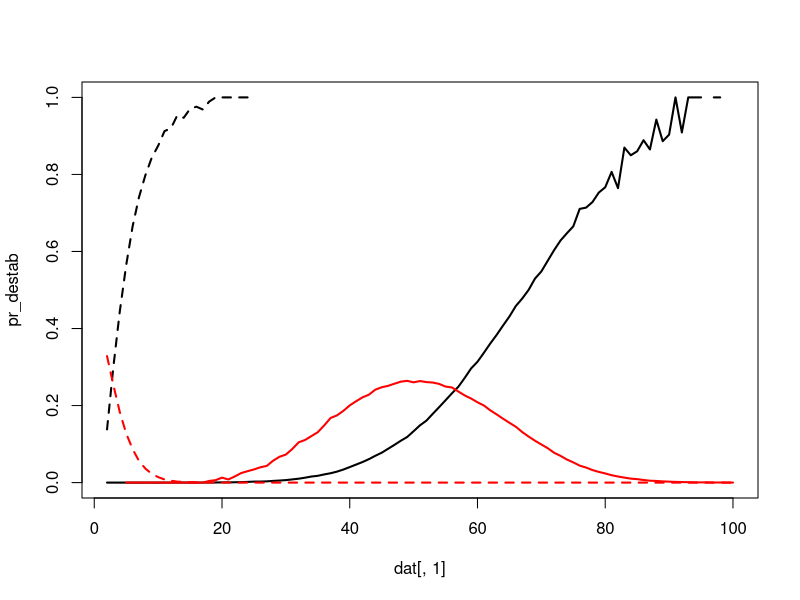
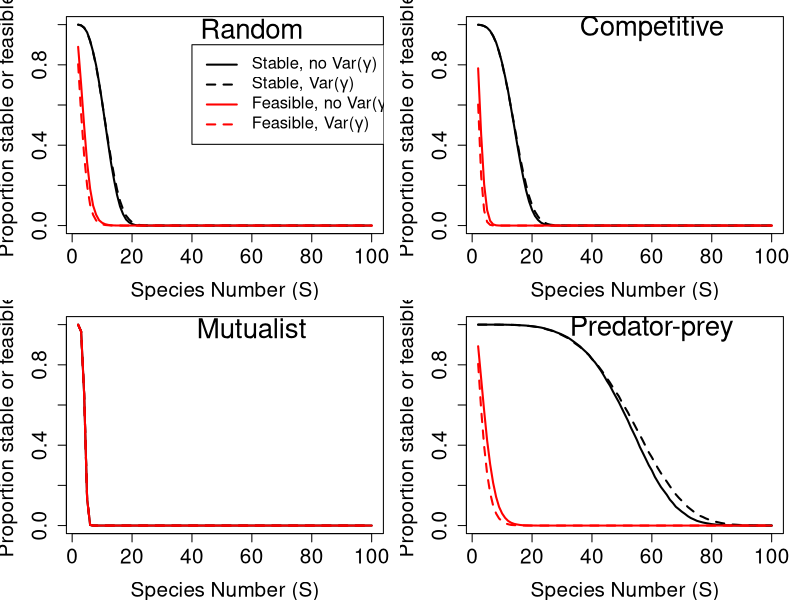
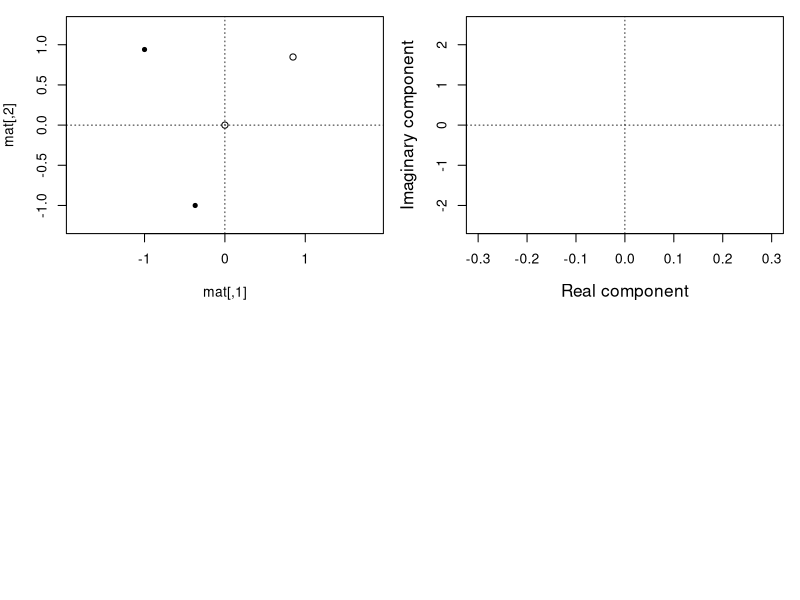

The R source for these figures, in order: (Note: this script raises an error after producing the figures.)
################################################################################
################################################################################
################################################################################

summarise_randmat <- function(tot_res, fea_res){
    sims    <- length(tot_res);
    all_res <- matrix(data = 0, nrow = sims, ncol = 17);
    for(i in 1:sims){
        all_res[i, 1]  <- i + 1;
        all_res[i, 2]  <- sum(tot_res[[i]][,1] == FALSE);
        all_res[i, 3]  <- sum(tot_res[[i]][,1] == TRUE);
        all_res[i, 4]  <- sum(tot_res[[i]][,2] == FALSE);
        all_res[i, 5]  <- sum(tot_res[[i]][,2] == TRUE);
        all_res[i, 6]  <- sum(tot_res[[i]][,3] == FALSE);
        all_res[i, 7]  <- sum(tot_res[[i]][,3] == TRUE);
        all_res[i, 8]  <- sum(tot_res[[i]][,4] == FALSE);
        all_res[i, 9]  <- sum(tot_res[[i]][,4] == TRUE);
        all_res[i, 10] <- sum(fea_res[[i]][,1] == FALSE);
        all_res[i, 11] <- sum(fea_res[[i]][,1] == TRUE);
        all_res[i, 12] <- sum(fea_res[[i]][,2] == FALSE);
        all_res[i, 13] <- sum(fea_res[[i]][,2] == TRUE);
        all_res[i, 14] <- sum(fea_res[[i]][,3] == FALSE);
        all_res[i, 15] <- sum(fea_res[[i]][,3] == TRUE);
        all_res[i, 16] <- sum(fea_res[[i]][,4] == FALSE);
        all_res[i, 17] <- sum(fea_res[[i]][,4] == TRUE);
    }
    return(all_res);
}


species_interactions <- function(mat, type = 0){
    if(type == 1){
        mat[mat > 0] <- -1*mat[mat > 0];
    }
    if(type == 2){
        mat[mat < 0] <- -1*mat[mat < 0];
    }
    if(type == 3){
        for(i in 1:dim(mat)[1]){
            for(j in 1:dim(mat)[2]){
                if(mat[i, j] * mat[j, i] > 0){
                    mat[j, i] <- -1 * mat[j, i];
                }
            }
        }
    }
    return(mat);
}


make_gammas <- function(nn = 10, distribution = 1, mn = 10, sdd = 1){
    if(distribution == 0){
        dat          <- rep(x = mn, times = nn);
    }
    if(distribution == 1){
        dat          <- rnorm(n = nn, mean = mn, sd = sdd);
        dat[dat < 0] <- -dat[dat < 0];
    }
    if(distribution == 2){
        dat          <- runif(n = nn, min = 0, max = 20);
        dat          <- sdd * (dat / sd(dat));
    }
    if(distribution == 3){
        dat          <- sdd * rexp(n = nn);
    }
    if(distribution == 4){
        dat          <- 1 - (sdd * rexp(n = nn));
        dat          <- dat - min(dat);
        dat          <- dat - mean(dat) + mn;
        dat[dat < 0] <- -dat[dat < 0];
    }
    return(dat);
}



rand_gen_var <- function(max_sp, iters, int_type = 0, rmx = 0.4, eps_max = 999){
    tot_res <- NULL;
    fea_res <- NULL;
    for(i in 2:max_sp){
        nn             <- i;
        A1_stt         <- 0;
        A2_stt         <- 0;
        A1_fet         <- 0;
        A2_fet         <- 0;
        iter           <- iters;
        tot_res[[i-1]] <- matrix(data = 0, nrow = iter, ncol = 4);
        fea_res[[i-1]] <- matrix(data = 0, nrow = iter, ncol = 4);
        while(iter > 0){
            r_vec    <- rnorm(n = nn, mean = 0, sd = rmx);
            A1_dat   <- rnorm(n = nn * nn, mean = 0, sd = 0.4);
            A1       <- matrix(data = A1_dat, nrow = nn, ncol = nn);
            A1       <- species_interactions(mat = A1, type = int_type);
            diag(A1) <- -1;
            gam0     <- make_gammas(nn = i, distribution = 0);
            gam1     <- make_gammas(nn = i, distribution = 1);
            gam2     <- make_gammas(nn = i, distribution = 2);
            gam3     <- make_gammas(nn = i, distribution = 3);
            gam4     <- make_gammas(nn = i, distribution = 4);
            A2       <- A1 * gam1;
            A3       <- A1 * gam2;
            A4       <- A1 * gam3;
            A1       <- A1 * gam0;
            A1_stb   <- max(Re(eigen(A1)$values)) < 0;
            A2_stb   <- max(Re(eigen(A2)$values)) < 0;
            A3_stb   <- max(Re(eigen(A3)$values)) < 0;
            A4_stb   <- max(Re(eigen(A4)$values)) < 0;
            A1_fea   <- min(-1*solve(A1) %*% r_vec) > 0;
            A2_fea   <- min(-1*solve(A2) %*% r_vec) > 0;
            A3_fea   <- min(-1*solve(A3) %*% r_vec) > 0;
            A4_fea   <- min(-1*solve(A4) %*% r_vec) > 0;
            if(A1_stb == TRUE){
                tot_res[[i-1]][iter, 1] <- 1;
            }
            if(A2_stb == TRUE){
                tot_res[[i-1]][iter, 2] <- 1;
            }
            if(A3_stb == TRUE){
                tot_res[[i-1]][iter, 3] <- 1;
            }
            if(A4_stb == TRUE){
                tot_res[[i-1]][iter, 4] <- 1;
            }
            if(A1_fea == TRUE){
                fea_res[[i-1]][iter, 1] <- 1;
            }
            if(A2_fea == TRUE){
                fea_res[[i-1]][iter, 2] <- 1;
            }
            if(A3_fea == TRUE){
                fea_res[[i-1]][iter, 3] <- 1;
            }
            if(A4_fea == TRUE){
                fea_res[[i-1]][iter, 4] <- 1;
            }
            iter    <- iter - 1;
        }
        print(i);
    }
    all_res <- summarise_randmat(tot_res = tot_res, fea_res = fea_res);
    return(all_res);
}

################################################################################
################################################################################
################################################################################







plot_eigen_c <- function(eigen_list, xlim = c(-2000, 500), ylim = c(-800, 800)){
    coords1 <- expand.grid(real = xlim[1]:xlim[2], imag = ylim[1]:ylim[2]);
    coords2 <- expand.grid(real = xlim[1]:xlim[2], imag = ylim[1]:ylim[2]);
    heat1   <- rep(0, length = dim(coords1)[1]);
    heat2   <- rep(0, length = dim(coords2)[1]);
    el1     <- eigen_list$eig_1;
    el2     <- eigen_list$eig_2;
    for(i in 1:dim(coords1)[1]){
        rightRe1  <- el1[,1] == coords1[i,1];
        rightIm1  <- el1[,2] == coords1[i,2];
        heat1[i]  <- sum(rightRe1 == TRUE & rightIm1 == TRUE);
        rightRe2  <- el2[,1] == coords2[i,1];
        rightIm2  <- el2[,2] == coords2[i,2];
        heat2[i]  <- sum(rightRe2 == TRUE & rightIm2 == TRUE);
        if(i %% 5000 == 0){
            pct <- round((i / dim(coords1)[1]) * 100, digits = 2);
            print(paste(pct, "percent complete"));
        }
    }
    pl1 <- cbind(coords1, heat1);
    pl2 <- cbind(coords2, heat2);
    return(list(A1 = pl1, A2 = pl2));
}

eigen_cloud <- function(nn, iters, int_type = 0, rmx = 0.4, eps_max = 999){
    e_coord1 <- NULL;
    e_coord2 <- NULL;
    iter     <- iters;
    while(iter > 0){
        A1_dat   <- rnorm(n = nn * nn, mean = 0, sd = 0.4);
        A1       <- matrix(data = A1_dat, nrow = nn, ncol = nn);
        A1       <- species_interactions(mat = A1, type = int_type);
        diag(A1) <- -1;
        epsil    <- runif(n = nn, min = 1, max = eps_max);
        eps_dat  <- rep(x = epsil, times = nn);
        eps_mat  <- matrix(data = epsil, nrow = nn, ncol = nn, 
                          byrow = FALSE);
        avg_mat  <- matrix(data = mean(1:eps_max), nrow = nn, ncol = nn, 
                           byrow = FALSE);
        A2       <- A1 * eps_mat;
        A1       <- A1 * avg_mat;
        Re_A1    <- Re(eigen(A1)$values);
        Im_A1    <- Im(eigen(A1)$values);
        Re_A2    <- Re(eigen(A2)$values);
        Im_A2    <- Im(eigen(A2)$values);
        e_coord1 <- rbind(e_coord1, cbind(Re_A1, Im_A1));
        e_coord2 <- rbind(e_coord2, cbind(Re_A2, Im_A2));
        iter     <- iter - 1;
    }
    e_coord1 <- round(e_coord1);
    e_coord2 <- round(e_coord2);
    return(list(eig_1 = e_coord1, eig_2 = e_coord2));
}    
    
rand_gen_var <- function(max_sp, iters, int_type = 0, rmx = 0.4, eps_max = 999){
    tot_res <- NULL;
    fea_res <- NULL;
    nea_res <- NULL;
    for(i in 2:max_sp){
        nn             <- i;
        A1_stt         <- 0;
        A2_stt         <- 0;
        A1_fet         <- 0;
        A2_fet         <- 0;
        iter           <- iters;
        tot_res[[i-1]] <- matrix(data = 0, nrow = iter, ncol = 2);
        fea_res[[i-1]] <- matrix(data = 0, nrow = iter, ncol = 2);
        nea_res[[i-1]] <- matrix(data = 0, nrow = iter, ncol = 2);
        while(iter > 0){
            r_vec    <- rnorm(n = nn, mean = 0, sd = rmx);
            A1_dat   <- rnorm(n = nn * nn, mean = 0, sd = 0.4);
            A1       <- matrix(data = A1_dat, nrow = nn, ncol = nn);
            A1       <- species_interactions(mat = A1, type = int_type);
            diag(A1) <- -1;
            epsil    <- runif(n = nn, min = 1, max = eps_max);
            eps_dat  <- rep(x = epsil, times = nn);
            eps_mat  <- matrix(data = epsil, nrow = nn, ncol = nn, 
                               byrow = FALSE);
            avg_mat  <- matrix(data = mean(1:eps_max), nrow = nn, ncol = nn, 
                               byrow = FALSE);
            A2       <- A1 * eps_mat;
            A1       <- A1 * avg_mat;
            #r_vec    <- r_vec * epsil / 100;
            A1_stb   <- max(Re(eigen(A1)$values)) < 0;
            A2_stb   <- max(Re(eigen(A2)$values)) < 0;
            A1_fea   <- min(-1*solve(A1) %*% r_vec) > 0;
            A2_fea   <- min(-1*solve(A2) %*% r_vec) > 0;
            A1_nea   <- max(-1*solve(A1) %*% r_vec) < 0;
            A2_nea   <- max(-1*solve(A2) %*% r_vec) < 0;
            if(A1_stb == TRUE){
                tot_res[[i-1]][iter, 1] <- 1;
            }
            if(A2_stb == TRUE){
                tot_res[[i-1]][iter, 2] <- 1;
            }
            if(A1_fea == TRUE){
                fea_res[[i-1]][iter, 1] <- 1;
            }
            if(A2_fea == TRUE){
                fea_res[[i-1]][iter, 2] <- 1;
            }
            if(A1_nea == TRUE){
                nea_res[[i-1]][iter, 1] <- 1;
            }
            if(A2_nea == TRUE){
                nea_res[[i-1]][iter, 2] <- 1;
            }
            iter    <- iter - 1;
        }
        print(i);
    }
    all_res <- summarise_randmat(tot_res = tot_res, fea_res = fea_res, 
                                 nea_res = nea_res);
    return(all_res);
}


species_interactions <- function(mat, type = 0){
    if(type == 1){
        mat[mat > 0] <- -1*mat[mat > 0];
    }
    if(type == 2){
        mat[mat < 0] <- -1*mat[mat < 0];
    }
    if(type == 3){
        for(i in 1:dim(mat)[1]){
            for(j in 1:dim(mat)[2]){
                if(mat[i, j] * mat[j, i] > 0){
                    mat[j, i] <- -1 * mat[j, i];
                }
            }
        }
    }
    return(mat);
}


summarise_randmat <- function(tot_res, fea_res, nea_res){
    sims    <- length(tot_res);
    all_res <- matrix(data = 0, nrow = sims, ncol = 13);
    for(i in 1:sims){
        unstables <- tot_res[[i]][,1] == FALSE & tot_res[[i]][,2] == FALSE;
        stables   <- tot_res[[i]][,1] == TRUE  & tot_res[[i]][,2] == TRUE;
        unstabled <- tot_res[[i]][,1] == TRUE  & tot_res[[i]][,2] == FALSE;
        stabled   <- tot_res[[i]][,1] == FALSE & tot_res[[i]][,2] == TRUE;
        non_feas  <- fea_res[[i]][,1] == FALSE & fea_res[[i]][,2] == FALSE;
        feasibl   <- fea_res[[i]][,1] == TRUE  & fea_res[[i]][,2] == TRUE;
        unfeased  <- fea_res[[i]][,1] == TRUE  & fea_res[[i]][,2] == FALSE;
        feased    <- fea_res[[i]][,1] == FALSE & fea_res[[i]][,2] == TRUE;
        non_neas  <- nea_res[[i]][,1] == FALSE & nea_res[[i]][,2] == FALSE;
        neasibl   <- nea_res[[i]][,1] == TRUE  & nea_res[[i]][,2] == TRUE;
        unneased  <- nea_res[[i]][,1] == TRUE  & nea_res[[i]][,2] == FALSE;
        neased    <- nea_res[[i]][,1] == FALSE & nea_res[[i]][,2] == TRUE;
        all_res[i, 1]  <- i + 1;
        all_res[i, 2]  <- sum(unstables);
        all_res[i, 3]  <- sum(stables);
        all_res[i, 4]  <- sum(unstabled);
        all_res[i, 5]  <- sum(stabled);
        all_res[i, 6]  <- sum(non_feas);
        all_res[i, 7]  <- sum(feasibl);
        all_res[i, 8]  <- sum(unfeased);
        all_res[i, 9]  <- sum(feased);
        all_res[i, 10] <- sum(non_neas);
        all_res[i, 11] <- sum(neasibl);
        all_res[i, 12] <- sum(unneased);
        all_res[i, 13] <- sum(neased);
    }
    return(all_res);
}


# Get:
# (1) proportion stable made unstable
# (2) proportion unstable made stable
# (3) proportion feasible made infeasible
# (4) proportion infeasible made feasible


random      <- read.csv(file = "sim_results/random_community.csv");
competition <- read.csv(file = "sim_results/competitor_community.csv");
mutualism   <- read.csv(file = "sim_results/mutualist_community.csv");
pred_prey   <- read.csv(file = "sim_results/predator_prey_community.csv");



dat <- pred_prey;

pr_destab <- dat[,4] / (dat[,4] + dat[,3]);
pr_stabld <- dat[,5] / (dat[,5] + dat[,2]);
pr_defeas <- dat[,8] / (dat[,8] + dat[,7]);
pr_feased <- dat[,9] / (dat[,9] + dat[,6]);
Sp        <- dat[,1];

plot(dat[,1], pr_destab, type = "l", lwd = 2, ylim = c(0, 1));
points(dat[,1], pr_stabld, type = "l", lwd = 2, col = "red");
points(dat[,1], pr_defeas, type = "l", lwd = 2, col = "black", lty = "dashed");
points(dat[,1], pr_feased, type = "l", lwd = 2, col = "red", lty = "dashed");


pr_destab <- dat[,4] / (dat[,4] + dat[,3]);
pr_stabld <- dat[,5] / (dat[,5] + dat[,2]);
pr_defeas <- dat[,8] / (dat[,8] + dat[,7]);
pr_feased <- dat[,9] / (dat[,9] + dat[,6]);



# ==============================================================================
par(mfrow = c(2, 2), mar = c(4, 4, 1, 1));
# ==============================================================================
dat      <- random;
stab_nov <- dat[,3] + dat[,4];
stab_var <- dat[,3] + dat[,5];
feas_nov <- dat[,7] + dat[,8];
feas_var <- dat[,7] + dat[,9];
plot(x = Sp, y = stab_nov / 100000, type = "l", lwd = 2, ylim = c(0,1),
     cex.lab = 1.5, cex.axis = 1.5, xlab = "Species Number (S)",
     ylab = "Proportion stable or feasible");
points(x = Sp, y = stab_var / 100000, type = "l", lwd = 2, lty = "dashed");
points(x = Sp, y = feas_nov / 100000, type = "l", lwd = 2, col = "red");
points(x = Sp, y = feas_var / 100000, type = "l", lwd = 2, col = "red",
       lty = "dashed");
legend(x = 40, y = 0.9, col = c("black", "black", "red", "red"), cex = 1.2,
       legend = c(expression(paste("Stable, no Var(",gamma,")")),
                             expression(paste("Stable, Var(",gamma,")")),
                             expression(paste("Feasible, no Var(",gamma,")")),
                             expression(paste("Feasible, Var(",gamma,")"))),
       lty = c("solid", "dashed", "solid", "dashed"), lwd = 2);
text(x = 60, y = 0.98, labels = "Random", cex = 2);
# ==============================================================================
dat      <- competition;
stab_nov <- dat[,3] + dat[,4];
stab_var <- dat[,3] + dat[,5];
feas_nov <- dat[,7] + dat[,8];
feas_var <- dat[,7] + dat[,9];
plot(x = Sp, y = stab_nov / 100000, type = "l", lwd = 2, ylim = c(0,1),
     cex.lab = 1.5, cex.axis = 1.5, xlab = "Species Number (S)",
     ylab = "Proportion stable or feasible");
points(x = Sp, y = stab_var / 100000, type = "l", lwd = 2, lty = "dashed");
points(x = Sp, y = feas_nov / 100000, type = "l", lwd = 2, col = "red");
points(x = Sp, y = feas_var / 100000, type = "l", lwd = 2, col = "red",
       lty = "dashed");
text(x = 60, y = 0.98, labels = "Competitive", cex = 2);
# ==============================================================================
dat      <- mutualism;
stab_nov <- dat[,3] + dat[,4];
stab_var <- dat[,3] + dat[,5];
feas_nov <- dat[,7] + dat[,8];
feas_var <- dat[,7] + dat[,9];
plot(x = Sp, y = stab_nov / 100000, type = "l", lwd = 2, ylim = c(0,1),
     cex.lab = 1.5, cex.axis = 1.5, xlab = "Species Number (S)",
     ylab = "Proportion stable or feasible");
points(x = Sp, y = stab_var / 100000, type = "l", lwd = 2, lty = "dashed");
points(x = Sp, y = feas_nov / 100000, type = "l", lwd = 2, col = "red");
points(x = Sp, y = feas_var / 100000, type = "l", lwd = 2, col = "red",
       lty = "dashed");
text(x = 60, y = 0.98, labels = "Mutualist", cex = 2);
# ==============================================================================
dat      <- pred_prey;
stab_nov <- dat[,3] + dat[,4];
stab_var <- dat[,3] + dat[,5];
feas_nov <- dat[,7] + dat[,8];
feas_var <- dat[,7] + dat[,9];
plot(x = Sp, y = stab_nov / 100000, type = "l", lwd = 2, ylim = c(0,1),
     cex.lab = 1.5, cex.axis = 1.5, xlab = "Species Number (S)",
     ylab = "Proportion stable or feasible");
points(x = Sp, y = stab_var / 100000, type = "l", lwd = 2, lty = "dashed");
points(x = Sp, y = feas_nov / 100000, type = "l", lwd = 2, col = "red");
points(x = Sp, y = feas_var / 100000, type = "l", lwd = 2, col = "red",
       lty = "dashed");
text(x = 60, y = 0.98, labels = "Predator-prey", cex = 2);
# ==============================================================================





mat <- matrix(data = rnorm(n = 4, mean = 0, sd = 0.4), nrow = 2);
diag(mat) <- -1;
plot(mat, xlim = c(-0.5, 0.5), ylim = c(-1.25, 1.25), asp = 1, pch = 20)
points(Re(eigen(mat)$vector));
abline(h = 0, lty = "dotted", lwd = 0.8);
abline(v = 0, lty = "dotted", lwd = 0.8);






plot(x = 0, y = 0, type = "n", xlim = c(-0.3, 0.3), ylim = c(-2.5, 2.5),
     xlab = "Real component", ylab = "Imaginary component", cex.lab = 1.25);
abline(h = 0, lty = "dotted", lwd = 0.8);
abline(v = 0, lty = "dotted", lwd = 0.8);

iter     <- 10000;
while(iter > 0){
    mat1       <- matrix(data = rnorm(n = 16, mean = 0, sd = 0.4), nrow = 4);
    diag(mat1) <- -1;
    mat2       <- mat1;
    mat2[1,]   <- mat2[1,] * runif(n = 1, min = 1, max = 1000);
    mat1_e     <- eigen(mat1)$values;
    mat2_e     <- eigen(mat2)$values;
    stab1      <- max(Re(mat1_e)) < 0;
    stab2      <- max(Re(mat2_e)) < 0;
    if(stab1 == TRUE & stab2 == FALSE){
        arrows(x0 = Re(mat1_e), x1 = Re(mat2_e), y0 = Im(mat1_e), y1 = Im(mat2_e),
               length = 0.05, lwd = 2, col = "red");
        #break;
    }
    if(stab1 == FALSE & stab2 == TRUE){
        arrows(x0 = Re(mat1_e), x1 = Re(mat2_e), y0 = Im(mat1_e), y1 = Im(mat2_e),
               length = 0.05, lwd = 2, col = "blue");
        #break;
    }
    iter <- iter - 1;
}



get_rand_eigs <- function(int_type = 0, iter = 1000){
    nn             <- 20;
    eigres         <- matrix(data = 0, ncol = 82, nrow = iter);
    eigres[,1]     <- int_type;
    while(iter > 0){
        r_vec     <- runif(n = nn, min = 1, max = rmx);
        A1_dat    <- rnorm(n = nn * nn, mean = 0, sd = 0.4);
        A1        <- matrix(data = A1_dat, nrow = nn, ncol = nn);
        A1        <- species_interactions(mat = A1, type = int_type);
        diag(A1)  <- -1;
        epsil     <- runif(n = nn, min = 1, max = eps_max);
        eps_dat   <- rep(x = epsil, times = nn);
        eps_mat   <- matrix(data = epsil, nrow = nn, ncol = nn, 
                            byrow = FALSE);
        avg_mat   <- matrix(data = mean(1:eps_max), nrow = nn, ncol = nn, 
                            byrow = FALSE);
        A2        <- A1 * eps_mat;
        A1        <- A1 * avg_mat;
        mat1_e    <- eigen(A1)$values;
        mat2_e    <- eigen(A2)$values;
        real_mat1 <- Re(mat1_e);
        imag_mat1 <- Im(mat1_e);
        real_mat2 <- Re(mat2_e);
        imag_mat2 <- Im(mat2_e);
        stab1     <- max(real_mat1) < 0;
        stab2     <- max(real_mat2) < 0;
        if(stab1 == FALSE & stab2 == FALSE){
            eigres[iter,2] <- 1;
        }
        if(stab1 == TRUE & stab2 == TRUE){
            eigres[iter,2] <- 2;
        }
        if(stab1 == TRUE & stab2 == FALSE){
            eigres[iter,2] <- 3;
        }
        if(stab1 == FALSE & stab2 == TRUE){
            eigres[iter,2] <- 4;
        }
        eigres[iter,3:22]  <- real_mat1;
        eigres[iter,23:42] <- imag_mat1;
        eigres[iter,43:62] <- real_mat2;
        eigres[iter,63:82] <- imag_mat2;
        iter    <- iter - 1;
    }
    return(eigres);
}

plot_eig_set <- function(eigres){
    par(mfrow = c(2,2), mar = c(5, 5, 1, 1));
    x0 <- min(cbind(eigres[,3:22], eigres[,43:62]));
    x1 <- max(cbind(eigres[,3:22], eigres[,43:62]));
    plot(x = 0, y = 0, type = "n", xlim = c(x0, x1), ylim = c(-1500, 1500),
         xlab = "Real component", ylab = "Imaginary component", cex.lab = 1.25);
    abline(h = 0, lty = "dotted", lwd = 0.8);
    abline(v = 0, lty = "dotted", lwd = 0.8);
    if(1 %in% eigres[,2]){
        row <- which(eigres[,2] == 1)[1];
        m1r <- eigres[row,3:22];
        m1i <- eigres[row,23:42];
        m2r <- eigres[row,43:62];
        m2i <- eigres[row,63:82];
        points(x = m1r, y = m1i, pch = 20, cex = 1.5, col = "black");
        points(x = m2r, y = m2i, pch = 20, cex = 1.5, col = "red");
    }
    text(x = x0 + (x1 - x0)*0.2, y = 1500, "Unstable", cex = 1.5);
    plot(x = 0, y = 0, type = "n", xlim = c(x0, x1), ylim = c(-1500, 1500),
         xlab = "Real component", ylab = "Imaginary component", cex.lab = 1.25);
    abline(h = 0, lty = "dotted", lwd = 0.8);
    abline(v = 0, lty = "dotted", lwd = 0.8);
    if(2 %in% eigres[,2]){
        row <- which(eigres[,2] == 2)[1];
        m1r <- eigres[row,3:22];
        m1i <- eigres[row,23:42];
        m2r <- eigres[row,43:62];
        m2i <- eigres[row,63:82];
        points(x = m1r, y = m1i, pch = 20, cex = 1.5, col = "black");
        points(x = m2r, y = m2i, pch = 20, cex = 1.5, col = "red");
    }
    text(x = x0 + (x1 - x0)*0.2, y = 1500, "Stable", cex = 1.5);
    plot(x = 0, y = 0, type = "n", xlim = c(x0, x1), ylim = c(-1500, 1500),
         xlab = "Real component", ylab = "Imaginary component", cex.lab = 1.25);
    abline(h = 0, lty = "dotted", lwd = 0.8);
    abline(v = 0, lty = "dotted", lwd = 0.8);
    if(3 %in% eigres[,2]){
        row <- which(eigres[,2] == 3)[1];
        m1r <- eigres[row,3:22];
        m1i <- eigres[row,23:42];
        m2r <- eigres[row,43:62];
        m2i <- eigres[row,63:82];
        points(x = m1r, y = m1i, pch = 20, cex = 1.5, col = "black");
        points(x = m2r, y = m2i, pch = 20, cex = 1.5, col = "red");
    }
    text(x = x0 + (x1 - x0)*0.2, y = 1500, "Destabilised", cex = 1.5);
    plot(x = 0, y = 0, type = "n", xlim =c(x0, x1), ylim = c(-1500, 1500),
         xlab = "Real component", ylab = "Imaginary component", cex.lab = 1.25);
    abline(h = 0, lty = "dotted", lwd = 0.8);
    abline(v = 0, lty = "dotted", lwd = 0.8);
    if(4 %in% eigres[,2]){
        row <- which(eigres[,2] == 4)[1];
        m1r <- eigres[row,3:22];
        m1i <- eigres[row,23:42];
        m2r <- eigres[row,43:62];
        m2i <- eigres[row,63:82];
        points(x = m1r, y = m1i, pch = 20, cex = 1.5, col = "black");
        points(x = m2r, y = m2i, pch = 20, cex = 1.5, col = "red");
    }
    text(x = x0 + (x1 - x0)*0.2, y = 1500, "Stabilised", cex = 1.5);
}

get_rand_feas <- function(int_type = 0, iter = 1000){
    nn             <- 20;
    eigres         <- matrix(data = 0, ncol = 42, nrow = iter);
    eigres[,1]     <- int_type;
    while(iter > 0){
        r_vec     <- runif(n = nn, min = 1, max = rmx);
        A1_dat    <- rnorm(n = nn * nn, mean = 0, sd = 0.4);
        A1        <- matrix(data = A1_dat, nrow = nn, ncol = nn);
        A1        <- species_interactions(mat = A1, type = int_type);
        diag(A1)  <- -1;
        avg_mat   <- matrix(data = mean(1:eps_max), nrow = nn, ncol = nn, 
                            byrow = FALSE);
        A1        <- A1 * avg_mat;
        mat1_e    <- eigen(A1)$values;
        real_mat1 <- Re(mat1_e);
        imag_mat1 <- Im(mat1_e);
        stab1     <- max(real_mat1) < 0;
        A1_fea    <- min(-1*solve(A1) %*% r_vec) > 0;
        if(stab1 == TRUE & A1_fea == FALSE){
            eigres[iter,2] <- 1;
        }
        if(stab1 == TRUE & A1_fea == TRUE){
            eigres[iter,2] <- 2;
        }
        eigres[iter,3:22]  <- real_mat1;
        eigres[iter,23:42] <- imag_mat1;
        iter    <- iter - 1;
    }
    return(eigres);
}


plot_feas_set <- function(eigres){
    par(mfrow = c(1,2), mar = c(5, 5, 1, 1));
    x0 <- min(eigres[,3:22]);
    x1 <- max(eigres[,3:22]);
    plot(x = 0, y = 0, type = "n", xlim = c(x0, x1), ylim = c(-1500, 1500),
         xlab = "Real component", ylab = "Imaginary component", cex.lab = 1.25);
    abline(h = 0, lty = "dotted", lwd = 0.8);
    abline(v = 0, lty = "dotted", lwd = 0.8);
    if(1 %in% eigres[,2]){
        row <- which(eigres[,2] == 1)[1];
        m1r <- eigres[row,3:22];
        m1i <- eigres[row,23:42];
        points(x = m1r, y = m1i, pch = 20, cex = 1.5, col = "black");
    }
    text(x = x0 + (x1 - x0)*0.2, y = 1500, "Stable", cex = 1.5);
    plot(x = 0, y = 0, type = "n", xlim = c(x0, x1), ylim = c(-1500, 1500),
         xlab = "Real component", ylab = "Imaginary component", cex.lab = 1.25);
    abline(h = 0, lty = "dotted", lwd = 0.8);
    abline(v = 0, lty = "dotted", lwd = 0.8);
    if(2 %in% eigres[,2]){
        row <- which(eigres[,2] == 2)[1];
        m1r <- eigres[row,3:22];
        m1i <- eigres[row,23:42];
        points(x = m1r, y = m1i, pch = 20, cex = 1.5, col = "black");
    }
    text(x = x0 + (x1 - x0)*0.2, y = 1500, "Feasible", cex = 1.5);
}


eres <- get_rand_eigs(int_type = 0, iter = 10000);
plot_eig_set(eres);






get_var_change <- function(int_type = 0, iter = 1000){
    m_changes      <- NULL;
    nn             <- 20;
    eigres         <- matrix(data = 0, ncol = 82, nrow = iter);
    eigtests       <- matrix(data = 0, nrow = iter, ncol = 21);
    eigres[,1]     <- int_type;
    while(iter > 0){
        r_vec     <- runif(n = nn, min = 1, max = rmx);
        A1_dat    <- rnorm(n = nn * nn, mean = 0, sd = 0.4);
        A1        <- matrix(data = A1_dat, nrow = nn, ncol = nn);
        A1        <- species_interactions(mat = A1, type = int_type);
        diag(A1)  <- -1;
        epsil     <- runif(n = nn, min = 1, max = eps_max);
        eps_dat   <- rep(x = epsil, times = nn);
        eps_mat   <- matrix(data = epsil, nrow = nn, ncol = nn, 
                            byrow = FALSE);
        avg_mat   <- matrix(data = mean(1:eps_max), nrow = nn, ncol = nn, 
                            byrow = FALSE);
        A2        <- A1 * eps_mat;
        A1        <- A1 * avg_mat;
        mat1_e    <- eigen(A1)$values;
        mat2_e    <- eigen(A2)$values;
        real_mat1 <- Re(mat1_e);
        imag_mat1 <- Im(mat1_e);
        real_mat2 <- Re(mat2_e);
        imag_mat2 <- Im(mat2_e);
        stab1     <- max(real_mat1) < 0;
        stab2     <- max(real_mat2) < 0;
        mchange   <- solve(t(A1) %*% A1) %*% t(A1) %*% A2;
        m_changes[[iter]] <- mchange;
        if(stab1 == FALSE & stab2 == FALSE){
            eigres[iter,2]    <- 1;
            eigtests[iter,1]  <- 1;
        }
        if(stab1 == TRUE & stab2 == TRUE){
            eigres[iter,2] <- 2;
            eigtests[iter,1]  <- 2;
        }
        if(stab1 == TRUE & stab2 == FALSE){
            eigres[iter,2] <- 3;
            eigtests[iter,1]  <- 3;
        }
        if(stab1 == FALSE & stab2 == TRUE){
            eigres[iter,2] <- 4;
            eigtests[iter,1]  <- 4;
        }
        eigtests[iter,2:21] <- eigen(mchange)$values;
        eigres[iter,3:22]   <- real_mat1;
        eigres[iter,23:42]  <- imag_mat1;
        eigres[iter,43:62]  <- real_mat2;
        eigres[iter,63:82]  <- imag_mat2;
        iter    <- iter - 1;
    }
    return(list(eigres = eigres, mchanges = m_changes, eigtests = eigtests));
}

plot_var_change <- function(dat){
    eigres   <- dat$eigres;
    mchanges <- dat$mchanges;
    par(mfrow = c(2,2), mar = c(2, 2, 1, 1));
    if(1 %in% eigres[,2]){
        use_it <- which(eigres[,2] == 1)[1];
        plot(mchanges[[use_it]], xlab = "", ylab = "");
        abline(h = 0, lty = "dotted", lwd = 0.8);
        abline(v = 0, lty = "dotted", lwd = 0.8);
    }
    if(2 %in% eigres[,2]){
        use_it <- which(eigres[,2] == 2)[1];
        plot(mchanges[[use_it]], xlab = "", ylab = "");
        abline(h = 0, lty = "dotted", lwd = 0.8);
        abline(v = 0, lty = "dotted", lwd = 0.8);
    }
    if(3 %in% eigres[,2]){
        use_it <- which(eigres[,2] == 3)[1];
        plot(mchanges[[use_it]], xlab = "", ylab = "");
        abline(h = 0, lty = "dotted", lwd = 0.8);
        abline(v = 0, lty = "dotted", lwd = 0.8);
    }
    if(4 %in% eigres[,2]){
        use_it <- which(eigres[,2] == 4)[1];
        plot(mchanges[[use_it]], xlab = "", ylab = "");
        abline(h = 0, lty = "dotted", lwd = 0.8);
        abline(v = 0, lty = "dotted", lwd = 0.8);
    }
}












dat      <- random;


Sp       <- dat[,1];
stab_nov <- dat[,3]  + dat[,4];
stab_var <- dat[,3]  + dat[,5];
feas_nov <- dat[,7]  + dat[,8];
feas_var <- dat[,7]  + dat[,9];
#neas_nov <- dat[,11] + dat[,12];
#neas_var <- dat[,11]  + dat[,13];
plot(x = Sp, y = stab_nov / 100000, type = "l", lwd = 2, ylim = c(0,0.2),
     cex.lab = 1.5, cex.axis = 1.5, xlab = "Species Number (S)",
     ylab = "Proportion stable or feasible");
points(x = Sp, y = stab_var / 100000, type = "l", lwd = 2, lty = "dashed");
points(x = Sp, y = feas_nov / 100000, type = "l", lwd = 2, col = "red");
points(x = Sp, y = feas_var / 100000, type = "l", lwd = 2, col = "red",
       lty = "dashed");
#points(x = Sp, y = neas_nov / 100000, type = "l", lwd = 2, col = "blue");
#points(x = Sp, y = neas_var / 100000, type = "l", lwd = 2, col = "blue",
#       lty = "dashed");
legend(x = 40, y = 0.9, col = c("black", "black", "red", "red"), cex = 1.2,
       legend = c(expression(paste("Stable, no Var(",gamma,")")),
                  expression(paste("Stable, Var(",gamma,")")),
                  expression(paste("Feasible, no Var(",gamma,")")),
                  expression(paste("Feasible, Var(",gamma,")"))),
       lty = c("solid", "dashed", "solid", "dashed"), lwd = 2);
text(x = 60, y = 0.98, labels = "Random", cex = 2);













#===============================================================================







#===============================================================================


rand_gen_var <- function(max_sp, iters, int_type = 0, rmx = 0.4, pr_dev = 1){
    tot_res <- NULL;
    fea_res <- NULL;
    nea_res <- NULL;
    for(i in 1:pr_dev){
        nn             <- max_sp;
        A1_stt         <- 0;
        A2_stt         <- 0;
        iter           <- iters;
        tot_res[[i]]   <- matrix(data = 0, nrow = iter, ncol = 2);
        fea_res[[i]]   <- matrix(data = 0, nrow = iter, ncol = 2);
        nea_res[[i]]   <- matrix(data = 0, nrow = iter, ncol = 2);
        while(iter > 0){
            r_vec    <- rnorm(n = nn, mean = 0, sd = rmx);
            A1_dat   <- rnorm(n = nn * nn, mean = 0, sd = 0.4);
            A1       <- matrix(data = A1_dat, nrow = nn, ncol = nn);
            A1       <- species_interactions(mat = A1, type = int_type);
            diag(A1) <- -1;
            epsil    <- rnorm(n = nn, mean = 0, sd = pr_dev+100);
            eps_mat  <- matrix(data = exp(epsil), nrow = nn, ncol = nn, 
                               byrow = FALSE);
            avg_mat  <- matrix(data = mean(exp(epsil)), nrow = nn, ncol = nn, 
                               byrow = FALSE);
            A2       <- A1 * eps_mat;
            A1       <- A1 * avg_mat;
            A1_stb   <- max(Re(eigen(A1)$values)) < 0;
            A2_stb   <- max(Re(eigen(A2)$values)) < 0;
            if(A1_stb == TRUE){
                tot_res[[i]][iter, 1] <- 1;
            }
            if(A2_stb == TRUE){
                tot_res[[i]][iter, 2] <- 1;
            }
            iter    <- iter - 1;
        }
        print(i);
    }
    all_res <- summarise_randmat(tot_res = tot_res, fea_res = fea_res, 
                                 nea_res = nea_res);
    return(all_res);
}


species_interactions <- function(mat, type = 0){
    if(type == 1){
        mat[mat > 0] <- -1*mat[mat > 0];
    }
    if(type == 2){
        mat[mat < 0] <- -1*mat[mat < 0];
    }
    if(type == 3){
        for(i in 1:dim(mat)[1]){
            for(j in 1:dim(mat)[2]){
                if(mat[i, j] * mat[j, i] > 0){
                    mat[j, i] <- -1 * mat[j, i];
                }
            }
        }
    }
    return(mat);
}


summarise_randmat <- function(tot_res, fea_res, nea_res){
    sims    <- length(tot_res);
    all_res <- matrix(data = 0, nrow = sims, ncol = 9);
    for(i in 1:sims){
        unstables <- tot_res[[i]][,1] == FALSE & tot_res[[i]][,2] == FALSE;
        stables   <- tot_res[[i]][,1] == TRUE  & tot_res[[i]][,2] == TRUE;
        unstabled <- tot_res[[i]][,1] == TRUE  & tot_res[[i]][,2] == FALSE;
        stabled   <- tot_res[[i]][,1] == FALSE & tot_res[[i]][,2] == TRUE;
        non_feas  <- fea_res[[i]][,1] == FALSE & fea_res[[i]][,2] == FALSE;
        feasibl   <- fea_res[[i]][,1] == TRUE  & fea_res[[i]][,2] == TRUE;
        unfeased  <- fea_res[[i]][,1] == TRUE  & fea_res[[i]][,2] == FALSE;
        feased    <- fea_res[[i]][,1] == FALSE & fea_res[[i]][,2] == TRUE;
        all_res[i, 1]  <- i;
        all_res[i, 2]  <- sum(unstables);
        all_res[i, 3]  <- sum(stables);
        all_res[i, 4]  <- sum(unstabled);
        all_res[i, 5]  <- sum(stabled);
        all_res[i, 6]  <- sum(non_feas);
        all_res[i, 7]  <- sum(feasibl);
        all_res[i, 8]  <- sum(unfeased);
        all_res[i, 9]  <- sum(feased);
    }
    return(all_res);
}







###############################################################



rand_gen_var <- function(max_sp, iters, int_type = 0, rmx = 0.4){
  tot_res <- NULL;
  fea_res <- NULL;
  nea_res <- NULL;
  for(i in 2:max_sp){
    nn             <- i;
    A1_stt         <- 0;
    A2_stt         <- 0;
    A1_fet         <- 0;
    A2_fet         <- 0;
    iter           <- iters;
    tot_res[[i-1]] <- matrix(data = 0, nrow = iter, ncol = 2);
    fea_res[[i-1]] <- matrix(data = 0, nrow = iter, ncol = 2);
    nea_res[[i-1]] <- matrix(data = 0, nrow = iter, ncol = 2);
    while(iter > 0){
      r_vec    <- rnorm(n = nn, mean = 0, sd = rmx);
      A1_dat   <- rnorm(n = nn * nn, mean = 0, sd = 0.4);
      A1       <- matrix(data = A1_dat, nrow = nn, ncol = nn);
      A1       <- species_interactions(mat = A1, type = int_type);
      diag(A1) <- -1;
      
      SA1      <- sign(A1);
      Sadj     <- apply(X = -SA1, MARGIN = 1, FUN = sum);
      mnadj    <- 1 - min(Sadj);
      Sadj     <- exp(Sadj + mnadj);

      eps_mat  <- matrix(data = Sadj, nrow = nn, ncol = nn, 
                         byrow = FALSE);
      avg_mat  <- matrix(data = mean(Sadj), nrow = nn, ncol = nn, 
                         byrow = FALSE);
      A2       <- A1 * eps_mat;
      A1       <- A1 * avg_mat;
      A1_stb   <- max(Re(eigen(A1)$values)) < 0;
      A2_stb   <- max(Re(eigen(A2)$values)) < 0;
      #A1_fea   <- min(-1*solve(A1) %*% r_vec) > 0;
      #A2_fea   <- min(-1*solve(A2) %*% r_vec) > 0;
      if(A1_stb == TRUE){
        tot_res[[i-1]][iter, 1] <- 1;
      }
      if(A2_stb == TRUE){
        tot_res[[i-1]][iter, 2] <- 1;
      }
      #if(A1_fea == TRUE){
      #  fea_res[[i-1]][iter, 1] <- 1;
      #}
      #if(A2_fea == TRUE){
      #  fea_res[[i-1]][iter, 2] <- 1;
      #}
      iter    <- iter - 1;
    }
    print(i);
  }
  all_res <- summarise_randmat(tot_res = tot_res, fea_res = fea_res, 
                               nea_res = nea_res);
  return(all_res);
}


species_interactions <- function(mat, type = 0){
  if(type == 1){
    mat[mat > 0] <- -1*mat[mat > 0];
  }
  if(type == 2){
    mat[mat < 0] <- -1*mat[mat < 0];
  }
  if(type == 3){
    for(i in 1:dim(mat)[1]){
      for(j in 1:dim(mat)[2]){
        if(mat[i, j] * mat[j, i] > 0){
          mat[j, i] <- -1 * mat[j, i];
        }
      }
    }
  }
  return(mat);
}


summarise_randmat <- function(tot_res, fea_res, nea_res){
  sims    <- length(tot_res);
  all_res <- matrix(data = 0, nrow = sims, ncol = 13);
  for(i in 1:sims){
    unstables <- tot_res[[i]][,1] == FALSE & tot_res[[i]][,2] == FALSE;
    stables   <- tot_res[[i]][,1] == TRUE  & tot_res[[i]][,2] == TRUE;
    unstabled <- tot_res[[i]][,1] == TRUE  & tot_res[[i]][,2] == FALSE;
    stabled   <- tot_res[[i]][,1] == FALSE & tot_res[[i]][,2] == TRUE;
    non_feas  <- fea_res[[i]][,1] == FALSE & fea_res[[i]][,2] == FALSE;
    feasibl   <- fea_res[[i]][,1] == TRUE  & fea_res[[i]][,2] == TRUE;
    unfeased  <- fea_res[[i]][,1] == TRUE  & fea_res[[i]][,2] == FALSE;
    feased    <- fea_res[[i]][,1] == FALSE & fea_res[[i]][,2] == TRUE;
    all_res[i, 1]  <- i + 1;
    all_res[i, 2]  <- sum(unstables);
    all_res[i, 3]  <- sum(stables);
    all_res[i, 4]  <- sum(unstabled);
    all_res[i, 5]  <- sum(stabled);
    all_res[i, 6]  <- sum(non_feas);
    all_res[i, 7]  <- sum(feasibl);
    all_res[i, 8]  <- sum(unfeased);
    all_res[i, 9]  <- sum(feased);
  }
  return(all_res);
}









###############################################################



SA1      <- sign(A1);
Sadj     <- apply(X = -SA1, MARGIN = 1, FUN = sum);
mnadj    <- 1 - min(Sadj);
Sadj     <- exp(Sadj + mnadj);




rand_cov_res <- function(nn, iters, int_type = 0, rmx = 0.4, eps_max = 999){
    iter           <- iters;
    cols           <- 4 + 2*nn;
    res_mat        <- matrix(data = 0, nrow = iters, ncol = cols);
    while(iter > 0){
        A1_dat   <- rnorm(n = nn * nn, mean = 0, sd = 0.4);
        A1       <- matrix(data = A1_dat, nrow = nn, ncol = nn);
        A1       <- species_interactions(mat = A1, type = int_type);
        diag(A1) <- -1;
        epsil    <- runif(n = nn, min = 1, max = eps_max);
        eps_dat  <- rep(x = epsil, times = nn);
        eps_mat  <- matrix(data = epsil, nrow = nn, ncol = nn, 
                           byrow = FALSE);
        A2       <- A1 * eps_mat;
        ceig_res <- cor_eigens(A2, eps_mat);
        A2_real  <- Re(eigen(A2)$values);
        A2_imag  <- Im(eigen(A2)$values);
        res_mat[iter, 1:4]               <- ceig_res;
        res_mat[iter, 5:(nn+4)]          <- A2_real;
        res_mat[iter, (nn+5):(2*nn + 4)] <- A2_imag;
        iter    <- iter - 1;
    }
    return(res_mat);
}

cor_eigens <- function(A2, eps_mat){
    epses    <- eps_mat[,1];
    SA2      <- sign(A2);
    Sadj     <- apply(X = -SA2, MARGIN = 1, FUN = sum);
    var_ep   <- var(epses);
    var_Sadj <- var(Sadj);
    cov_ep   <- cov(Sadj, epses);
    cor_ep   <- cor(Sadj, epses);
    cor_res  <- c(var_ep, var_Sadj, cov_ep, cor_ep);
    return(cor_res);
}

species_interactions <- function(mat, type = 0){
    if(type == 1){
        mat[mat > 0] <- -1*mat[mat > 0];
    }
    if(type == 2){
        mat[mat < 0] <- -1*mat[mat < 0];
    }
    if(type == 3){
        for(i in 1:dim(mat)[1]){
            for(j in 1:dim(mat)[2]){
                if(mat[i, j] * mat[j, i] > 0){
                    mat[j, i] <- -1 * mat[j, i];
                }
            }
        }
    }
    return(mat);
}





min_eig <- apply(rand_vals[,5:20], 1, max);
is_stab <- min_eig < 0;





mnadj    <- 1 - min(Sadj);
Sadj     <- Sadj + mnadj;




Re(eigen(exp(Sadj) * A2)$values);



tmat  <- matrix(data = 0, nrow = 10000, ncol = 25);

for(i in 1:dim(tmat)[1]){
    r_vec <- runif(n = 8, min = 1, max = 999);
    stbb  <- max(Re(eigen(r_vec * A2)$values)) < 0;
    tmat[i, 1] <- stbb;
    tmat[i, 2:9] <- r_vec;
    tmat[i, 10:17] <- Re(eigen(r_vec*A2)$values);
    tmat[i, 18:25] <- Im(eigen(r_vec*A2)$values);
}

x0 <- min(tmat[,10:17]);
x1 <- max(tmat[,10:17]);
y0 <- min(tmat[,18:25]);
y1 <- max(tmat[,18:25]);



plot(x = Re(eigen(A2)$values), y = Im(eigen(A2)$values), xlim = c(x0, x1),
     ylim = c(y0, y1));




plot(x = Re(eigen(500*A2)$values), y = Im(eigen(500*A2)$values), xlim = c(-1000000, 100000),
     ylim = c(-500000, 500000), cex = 0.6);
for(i in 1:1000){#dim(tmat)[1]){
    if(tmat[i,1] == 1){
        points(x = tmat[i, 10:17], y = tmat[i, 18:25], col = "red", cex = 0.6);
    }
    if(tmat[i,1] == 0){
        points(x = tmat[i, 10:17], y = tmat[i, 18:25], col = "blue", cex = 0.6);
    }
}
points(x = Re(eigen(500*A2)$values), y = Im(eigen(500*A2)$values), cex = 2, pch = 20);
abline(v = 0, lwd = 2, col = "orange");


stables <- tmat[tmat[,1] == 1,];
unstabl <- tmat[tmat[,1] == 0,];

hist(unstabl[,2:9],  breaks = 1000)


mn_r <- apply(tmat[,2:9],1,max);
mn_e <- apply(tmat[,10:17],1,max);




plot(x = Re(eigen(500*A2)$values), y = Im(eigen(500*A2)$values), xlim = c(-1000000, 10000),
     ylim = c(-2000000, 2000000), cex = 0.6);

        points(x = tmat[17, 10:17], y = tmat[17, 18:25], col = "red", cex = 0.6);

        points(x = tmat[16, 10:17], y = tmat[16, 18:25], col = "blue", cex = 0.6);

points(x = Re(eigen(500*A2)$values), y = Im(eigen(500*A2)$values),cex = 0.6);
abline(v = 0, lwd = 2, col = "orange");






##############################################################################

A1_dat   <- rnorm(n = nn * nn, mean = 0, sd = 0.4);
A1       <- matrix(data = A1_dat, nrow = nn, ncol = nn);
A1       <- species_interactions(mat = A1, type = int_type);
diag(A1) <- -1;
Re(eigen(A1)$values)



tmat  <- matrix(data = 0, nrow = 1000, ncol = 25);

for(i in 1:dim(tmat)[1]){
    r_vec <- runif(n = 8, min = 0, max = 1);
    stbb  <- max(Re(eigen(r_vec * A1)$values)) < 0;
    tmat[i, 1] <- stbb;
    tmat[i, 2:9] <- r_vec;
    tmat[i, 10:17] <- Re(eigen(r_vec*A1)$values);
    tmat[i, 18:25] <- Im(eigen(r_vec*A1)$values);
}


x0 <- min(tmat[,10:17]);
x1 <- max(tmat[,10:17]);
y0 <- min(tmat[,18:25]);
y1 <- max(tmat[,18:25]);

plot(x = Re(eigen(A1)$values), y = Im(eigen(A1)$values), xlim = c(x0, x1), 
     ylim = c(y0, y1), cex = 0.6);
for(i in 1:1000){#dim(tmat)[1]){
    if(tmat[i,1] == 1){
        points(x = tmat[i, 10:17], y = tmat[i, 18:25], col = "red", cex = 0.6);
    }
    if(tmat[i,1] == 0){
        points(x = tmat[i, 10:17], y = tmat[i, 18:25], col = "blue", cex = 0.6);
    }
}
points(x = Re(eigen(500*A2)$values), y = Im(eigen(500*A2)$values), cex = 2, pch = 20);
abline(v = 0, lwd = 2, col = "orange");

stables <- tmat[tmat[,1] == 1,];
unstabl <- tmat[tmat[,1] == 0,];

mn_stabl <- apply(stables[,2:9],1,min);
mn_unstb <- apply(unstabl[,2:9],1,min);

mx_stabl <- apply(stables[,2:9],1,max);
mx_unstb <- apply(unstabl[,2:9],1,max);

av_stabl <- apply(stables[,2:9],1,mean);
av_unstb <- apply(unstabl[,2:9],1,mean);

vr_stabl <- apply(stables[,2:9],1,var);
vr_unstb <- apply(unstabl[,2:9],1,var);



mx_eig <- apply(tmat[,10:17],1,max);
vr_all <- apply(tmat[,2:9],1,var);

mn_all <- apply(tmat[,2:9],1,min);


plot(mn_all,mx_eig, xlab = "Minimum component response rate", ylab = "Maximum real eigenvalue", cex.lab = 1.5, cex.axis = 1.5, cex = 0.6)
abline(h = 0, lwd = 2, lty = "dotted", col = "red")
model <- lm(mx_eig ~ mn_all + I(mn_all^2) + I(mn_all^3))
xx <- seq(from = 0, to =0.6, length = 1000)
yy <- -0.013983 + -0.195314*xx + 1.357474 * xx^2 + -1.878256 * xx^3
points(xx, yy, type = "l", col = "blue")


av_all <- apply(tmat[,2:9],1,mean);

plot(av_all,mx_eig, xlab = "Mean component response rate", ylab = "Maximum real eigenvalue", cex.lab = 1.5, cex.axis = 1.5, cex = 0.6)
abline(h = 0, lwd = 2, lty = "dotted", col = "red")
model <- lm(mx_eig ~ av_all)
xx <- seq(from = 0, to =0.6, length = 1000)
yy <- -0.013983 + -0.195314*xx + 1.357474 * xx^2 + -1.878256 * xx^3
points(xx, yy, type = "l", col = "blue")






################################################################################
# GENETIC ALGORITHM:

nn       <- 24;
A1_dat   <- rnorm(n = nn * nn, mean = 0, sd = 0.4);
A1       <- matrix(data = A1_dat, nrow = nn, ncol = nn);
A1       <- species_interactions(mat = A1, type = int_type);
diag(A1) <- -1;
t1       <- rand_mat_ga(A1, max_it = 100, converg = 0.00001);
hist(t1[1,], xlim = c(0, 1), breaks = 20);

rand_mat_ga <- function(A1, max_it = 20, converg = 0.01){
    nn       <- dim(A1)[1];
    rind     <- runif(n = nn*1000, min = 0, max = 1);
    inds     <- matrix(data = rind, nrow = 1000, ncol = nn);
    lastf    <- -10;
    ccrit    <- 10;
    find_st  <- 0;
    iter     <- max_it;
    while(iter > 0 & find_st < 1 & ccrit > converg){
        ivar  <- rep(x = 0, length = dim(inds)[1]);
        ifit  <- rep(x = 0, length = dim(inds)[1]);
        isst  <- rep(x = 0, length = dim(inds)[1]);
        for(i in 1:dim(inds)[1]){
            ifit[i] <- -1*max(Re(eigen(inds[i,]*A1)$values));
            ivar[i] <- var(inds[i,]);
            isst[i] <- max(Re(eigen(inds[i,]*A1)$values)) < 0;
        }
        most_fit <- order(ifit, decreasing = TRUE)[1:20];
        parents  <- inds[most_fit,];
        new_gen  <- matrix(data = t(parents), nrow = 1000, ncol = nn, 
                           byrow = TRUE);
        mu_dat   <- rbinom(n = nn*1000, size = 1, prob = 0.3);
        mu_dat2  <- rnorm(n = nn*1000, mean = 0, sd = 0.02);
        mu_dat2[mu_dat2 < 0] <- -mu_dat2[mu_dat2 < 0];
        mu_dat2[mu_dat2 > 1] <- 1 - mu_dat2[mu_dat2 > 1] %% 1;
        mu_dat3  <- mu_dat * mu_dat2;
        mu_mat   <- matrix(data = mu_dat3, nrow = 1000, ncol = nn);
        new_gen  <- new_gen + mu_mat;
        new_gen  <- crossover(inds = new_gen, pr = 0.2);
        inds     <- new_gen;
        find_st  <- max(isst);
        newf     <- mean(ifit);
        ccrit    <- newf - lastf;
        #print(c(iter, newf, lastf, mean(ivar), find_st));
        lastf    <- newf;
        iter     <- iter - 1;
    }
    return(find_st);
}

crossover <- function(inds, pr = 0.1){
    crossed <- floor(dim(inds)[1] * pr);
    cross1  <- sample(x = 1:dim(inds)[1], size = crossed);
    cross2  <- sample(x = 1:dim(inds)[1], size = crossed);
    for(i in 1:length(cross1)){
        fromv   <- sample(x = 1:dim(inds)[2], size = 1);
        tov     <- sample(x = 1:dim(inds)[2], size = 1);
        temp                   <- inds[cross1[i],fromv:tov];
        inds[cross1[i],fromv:tov] <- inds[cross2[i],fromv:tov];
        inds[cross2[i],fromv:tov] <- temp;
    }
    return(inds);
}

rand_gen_var <- function(max_sp, iters, int_type = 0, rmx = 0.4, eps_max = 999){
  tot_res <- NULL;
  fea_res <- NULL;
  nea_res <- NULL;
  for(i in 2:max_sp){
    nn             <- i;
    A1_stt         <- 0;
    A2_stt         <- 0;
    A1_fet         <- 0;
    A2_fet         <- 0;
    iter           <- iters;
    tot_res[[i-1]] <- matrix(data = 0, nrow = iter, ncol = 3);
    fea_res[[i-1]] <- matrix(data = 0, nrow = iter, ncol = 2);
    while(iter > 0){
      r_vec    <- rnorm(n = nn, mean = 0, sd = rmx);
      A1_dat   <- rnorm(n = nn * nn, mean = 0, sd = 0.4);
      A1       <- matrix(data = A1_dat, nrow = nn, ncol = nn);
      A1       <- species_interactions(mat = A1, type = int_type);
      diag(A1) <- -1;
      epsil    <- runif(n = nn, min = 1, max = eps_max);
      eps_dat  <- rep(x = epsil, times = nn);
      eps_mat  <- matrix(data = epsil, nrow = nn, ncol = nn, 
                         byrow = FALSE);
      avg_mat  <- matrix(data = mean(1:eps_max), nrow = nn, ncol = nn, 
                         byrow = FALSE);
      A2       <- A1 * eps_mat;
      A3_stb   <- rand_mat_ga(A1, max_it = 100, converg = 0.00001);
      A1       <- A1 * avg_mat;
      
      A1_stb   <- max(Re(eigen(A1)$values)) < 0;
      A2_stb   <- max(Re(eigen(A2)$values)) < 0;
      A1_fea   <- min(-1*solve(A1) %*% r_vec) > 0;
      A2_fea   <- min(-1*solve(A2) %*% r_vec) > 0;

      if(A1_stb == TRUE){
        tot_res[[i-1]][iter, 1] <- 1;
      }
      if(A2_stb == TRUE){
        tot_res[[i-1]][iter, 2] <- 1;
      }
      if(A3_stb == 1){
        tot_res[[i-1]][iter, 3] <- 1;
      }
      if(A1_fea == TRUE){
        fea_res[[i-1]][iter, 1] <- 1;
      }
      if(A2_fea == TRUE){
        fea_res[[i-1]][iter, 2] <- 1;
      }
      iter    <- iter - 1;
    }
    print(i);
  }
  all_res <- summarise_randmat(tot_res = tot_res, fea_res = fea_res);
  return(all_res);
}


species_interactions <- function(mat, type = 0){
  if(type == 1){
    mat[mat > 0] <- -1*mat[mat > 0];
  }
  if(type == 2){
    mat[mat < 0] <- -1*mat[mat < 0];
  }
  if(type == 3){
    for(i in 1:dim(mat)[1]){
      for(j in 1:dim(mat)[2]){
        if(mat[i, j] * mat[j, i] > 0){
          mat[j, i] <- -1 * mat[j, i];
        }
      }
    }
  }
  return(mat);
}


summarise_randmat <- function(tot_res, fea_res){
  sims    <- length(tot_res);
  all_res <- matrix(data = 0, nrow = sims, ncol = 17);
  for(i in 1:sims){
    all_res[i, 1]  <- i + 1;
    all_res[i, 2]  <- sum(tot_res[[i]][,1] == FALSE);
    all_res[i, 3]  <- sum(tot_res[[i]][,1] == TRUE);
    all_res[i, 4]  <- sum(tot_res[[i]][,2] == FALSE);
    all_res[i, 5]  <- sum(tot_res[[i]][,2] == TRUE);
    all_res[i, 6]  <- sum(tot_res[[i]][,3] == FALSE);
    all_res[i, 7]  <- sum(tot_res[[i]][,3] == TRUE);
    all_res[i, 8]  <- sum(tot_res[[i]][,4] == FALSE);
    all_res[i, 9]  <- sum(tot_res[[i]][,4] == TRUE);
    all_res[i, 10] <- sum(fea_res[[i]][,1] == FALSE);
    all_res[i, 11] <- sum(fea_res[[i]][,1] == TRUE);
    all_res[i, 12] <- sum(fea_res[[i]][,2] == FALSE);
    all_res[i, 13] <- sum(fea_res[[i]][,2] == TRUE);
    all_res[i, 14] <- sum(fea_res[[i]][,3] == FALSE);
    all_res[i, 15] <- sum(fea_res[[i]][,3] == TRUE);
    all_res[i, 16] <- sum(fea_res[[i]][,4] == FALSE);
    all_res[i, 17] <- sum(fea_res[[i]][,4] == TRUE);
  }
  return(all_res);
}


make_gammas <- function(nn = 10, distribution = 1, mn = 10, sdd = 1){
    if(distribution == 0){
        dat          <- rep(x = mn, times = nn);
    }
    if(distribution == 1){
        dat          <- rnorm(n = nn, mean = mn, sd = sdd);
        dat[dat < 0] <- -dat[dat < 0];
    }
    if(distribution == 2){
        dat          <- runif(n = nn, min = 0, max = 20);
        dat          <- sdd * (dat / sd(dat));
    }
    if(distribution == 3){
        dat          <- sdd * rexp(n = nn);
    }
    if(distribution == 4){
        dat          <- 1 - (sdd * rexp(n = nn));
        dat          <- dat - min(dat);
        dat          <- dat - mean(dat) + mn;
        dat[dat < 0] <- -dat[dat < 0];
    }
    return(dat);
}



rand_gen_var <- function(max_sp, iters, int_type = 0, rmx = 0.4, eps_max = 999){
    tot_res <- NULL;
    fea_res <- NULL;
    for(i in 2:max_sp){
        nn             <- i;
        A1_stt         <- 0;
        A2_stt         <- 0;
        A1_fet         <- 0;
        A2_fet         <- 0;
        iter           <- iters;
        tot_res[[i-1]] <- matrix(data = 0, nrow = iter, ncol = 4);
        fea_res[[i-1]] <- matrix(data = 0, nrow = iter, ncol = 4);
        while(iter > 0){
            r_vec    <- rnorm(n = nn, mean = 0, sd = rmx);
            A1_dat   <- rnorm(n = nn * nn, mean = 0, sd = 0.4);
            A1       <- matrix(data = A1_dat, nrow = nn, ncol = nn);
            A1       <- species_interactions(mat = A1, type = int_type);
            diag(A1) <- -1;
            gam0     <- make_gammas(nn = i, distribution = 0);
            gam1     <- make_gammas(nn = i, distribution = 1);
            gam2     <- make_gammas(nn = i, distribution = 2);
            gam3     <- make_gammas(nn = i, distribution = 3);
            gam4     <- make_gammas(nn = i, distribution = 4);
            A2       <- A1 * gam1;
            A3       <- A1 * gam2;
            A4       <- A1 * gam3;
            A1       <- A1 * gam0;
            A1_stb   <- max(Re(eigen(A1)$values)) < 0;
            A2_stb   <- max(Re(eigen(A2)$values)) < 0;
            A3_stb   <- max(Re(eigen(A3)$values)) < 0;
            A4_stb   <- max(Re(eigen(A4)$values)) < 0;
            A1_fea   <- min(-1*solve(A1) %*% r_vec) > 0;
            A2_fea   <- min(-1*solve(A2) %*% r_vec) > 0;
            A3_fea   <- min(-1*solve(A3) %*% r_vec) > 0;
            A4_fea   <- min(-1*solve(A4) %*% r_vec) > 0;
            if(A1_stb == TRUE){
                tot_res[[i-1]][iter, 1] <- 1;
            }
            if(A2_stb == TRUE){
                tot_res[[i-1]][iter, 2] <- 1;
            }
            if(A3_stb == TRUE){
                tot_res[[i-1]][iter, 3] <- 1;
            }
            if(A4_stb == TRUE){
                tot_res[[i-1]][iter, 4] <- 1;
            }
            if(A1_fea == TRUE){
                fea_res[[i-1]][iter, 1] <- 1;
            }
            if(A2_fea == TRUE){
                fea_res[[i-1]][iter, 2] <- 1;
            }
            if(A3_fea == TRUE){
                fea_res[[i-1]][iter, 3] <- 1;
            }
            if(A4_fea == TRUE){
                fea_res[[i-1]][iter, 4] <- 1;
            }
            iter    <- iter - 1;
        }
        print(i);
    }
    all_res <- summarise_randmat(tot_res = tot_res, fea_res = fea_res);
    return(all_res);
}



################################################################################


for(i in 1:dim(tmat)[1]){
    r_vec <- runif(n = 8, min = 0, max = 1);
    stbb  <- max(Re(eigen(r_vec * A1)$values)) < 0;
    tmat[i, 1] <- stbb;
    tmat[i, 2:9] <- r_vec;
    tmat[i, 10:17] <- Re(eigen(r_vec*A1)$values);
    tmat[i, 18:25] <- Im(eigen(r_vec*A1)$values);
}




###############################################################################







plot(x = Re(eigen(500*A2)$values), y = Im(eigen(500*A2)$values), xlim = c(-1000, 1000),
     ylim = c(-5000, 5000), cex = 0.6);
for(i in 1:1000){#dim(tmat)[1]){
    if(tmat[i,1] == 1){
        points(x = tmat[i, 10:17], y = tmat[i, 18:25], col = "red", cex = 0.6);
    }
    if(tmat[i,1] == 0){
        points(x = tmat[i, 10:17], y = tmat[i, 18:25], col = "blue", cex = 0.6);
    }
}
points(x = Re(eigen(500*A2)$values), y = Im(eigen(500*A2)$values), cex = 0.6);
abline(v = 0, lwd = 2, col = "orange");
